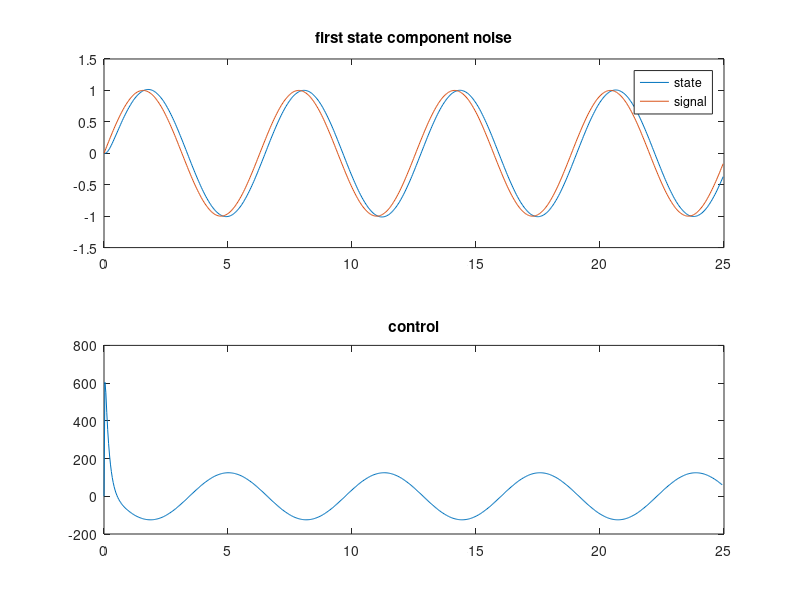

This chart was generated by the following MATLAB code:
clear;
clc;
sample_time=0.03704;
horizon=25;
%x^dot(t)=A*x(t)+B*u(t)
%y(t)=C*x(t)+D*u(t);
%continuous time system
A = [-0.1 -0.12
      -0.3 -0.012];
B = [0 
      -0.07];

C = eye(2);

D = zeros(2,1);
x0=[0
    0];
sys_c = ss(A,B,C,D);
sys_d=c2d(sys_c, sample_time);
Ad=sys_d.A;
Bd=sys_d.B;
Cd=sys_d.C;
Dd=sys_d.D;

t=0:sample_time:horizon;
n_samples=length(t);

x_track=sin(t);

x(:,1)=x0;

%track x1
Kp=120;
Ki=30;
Kd=600;

%track x2
%Kp=-80;
%Ki=1;
%Kd=6;
previous_error = 0;
integral = 0;

for i=1:n_samples-1
%example of PID control on the temperature without noise
  error = x_track(:,i) - x(1,i);
  integral = integral + error*sample_time;
  derivative = (error - previous_error)/sample_time;
  u(:,i) = Kp*error + Ki*integral + Kd*derivative;
  previous_error = error;
  
  %evolution of the system
  x(:,i+1)=Ad*x(:,i)+Bd*u(:,i);
end

%plotting simulation
subplot(2,1,1);
plot(t,x(1,:));
hold on;
plot(t,x_track(1,:));
hold off;
title('first state component noise');
legend('state','signal');

subplot(2,1,2);
plot(t(1:end-1),u(1,:));
title('control');
